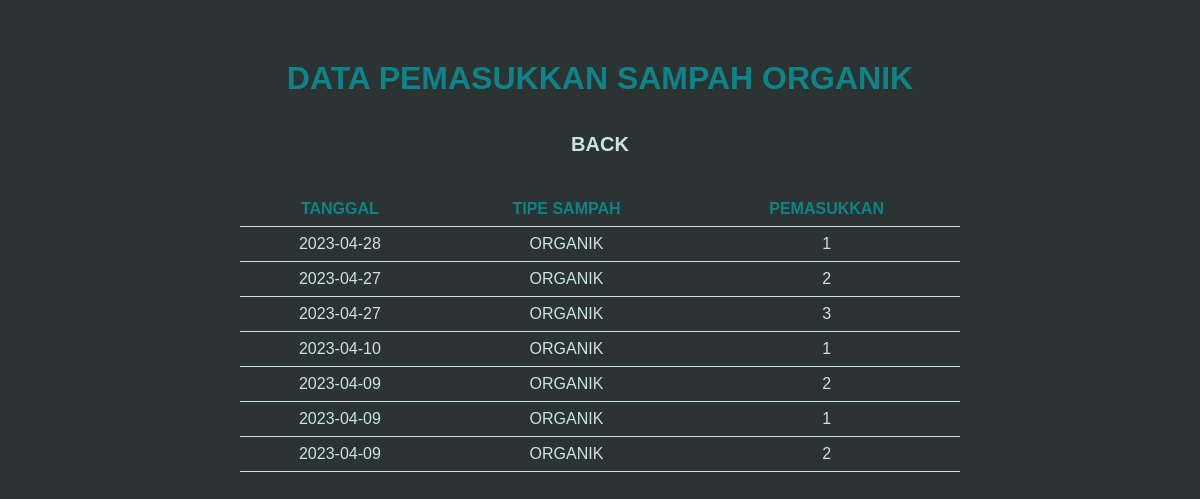
Screenshot of /admin/organik.php with the database file from the repository.
### tables this page shows
CREATE TABLE `aktivitas` (
  `ID` int(55) NOT NULL,
  `ID_USER` int(55) NOT NULL,
  `TANGGAL` date NOT NULL,
  `TYPE` varchar(255) NOT NULL,
  `JUMLAH` int(255) NOT NULL,
  `UANG` int(255) NOT NULL
);

### admin/organik.php (the view, shortened to what this page needs)
<!DOCTYPE html>
<html lang="en">
<head>
    <link rel="stylesheet" href="../style/organik.css">
</head>
<body>
    <div class="container">
        <h1>DATA PEMASUKKAN SAMPAH ORGANIK</h1>
        <div class="back">
            <a href="sampah.php">BACK</a>
        </div>
        <table>
            <tr>
                <th>TANGGAL</th>
                <th>TIPE SAMPAH</th>
                <th>PEMASUKKAN</th>
            </tr>
            <?php
                include 'config.php';
                $sql = "SELECT * FROM aktivitas WHERE TYPE = 'ORGANIK' ORDER BY ID DESC";
                $query = mysqli_query($conn, $sql);
                while($aktivitas = mysqli_fetch_array($query)){
            ?>
            <tr>
                <td><?php echo $aktivitas['TANGGAL'] ?></td>
                <td><?php echo $aktivitas['TYPE'] ?></td>
                <td><?php echo $aktivitas['JUMLAH'] ?></td>
            </tr>
            <?php } ?>
        </table>
    </div>
</body>
</html>

### style/organik.css (style rules this page uses)
* { margin: 0; padding: 0; font-family: Helvetica; }
body { background-color: #2C3333; }
.container { width: 60%; margin-left: auto; margin-right: auto; margin-top: 5%; }
.container h1 { color: #0E8388; text-align: center; margin-bottom: 5%; }
.container .back a { width: 100%; text-align: center; }
.container table { width: 100%; border-color: #CBE4DE; border-collapse: collapse; }
.container table th, td { padding: 8px; }
.container table th { color: #0E8388; border-bottom: 1px solid #CBE4DE; }
.container table td { color: #CBE4DE; text-align: center; border-bottom: 1px solid #CBE4DE; }
.back { margin-bottom: 5%; text-align: center; }
.back a { color: #CBE4DE; text-decoration: none; font-size: 20px; transition: all 1s ease; font-weight: bold; }

### rows the page displays
aktivitas: TANGGAL "2023-04-28", TYPE "ORGANIK", JUMLAH "1"
aktivitas: TANGGAL "2023-04-27", TYPE "ORGANIK", JUMLAH "2"
aktivitas: TANGGAL "2023-04-27", TYPE "ORGANIK", JUMLAH "3"
aktivitas: TANGGAL "2023-04-10", TYPE "ORGANIK", JUMLAH "1"
aktivitas: TANGGAL "2023-04-09", TYPE "ORGANIK", JUMLAH "2"
aktivitas: TANGGAL "2023-04-09", TYPE "ORGANIK", JUMLAH "1"
aktivitas: TANGGAL "2023-04-09", TYPE "ORGANIK", JUMLAH "2"
